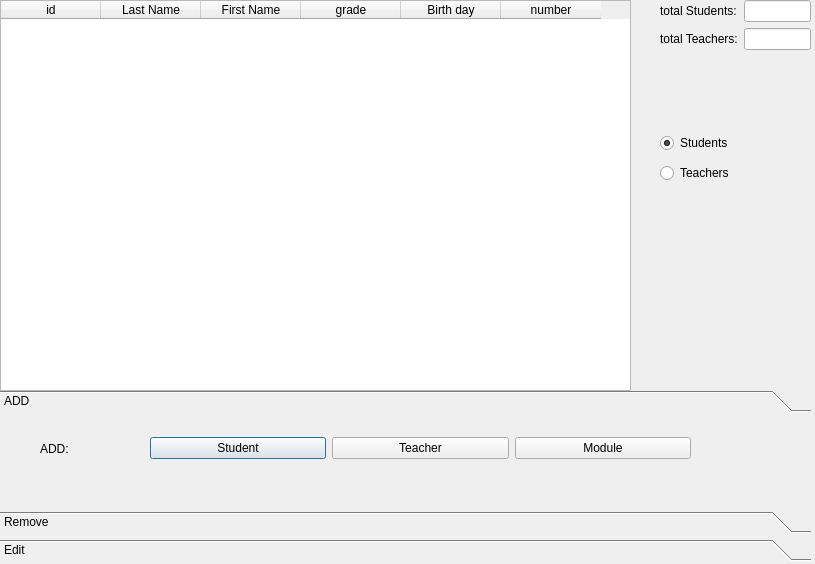
<?xml version="1.0" encoding="UTF-8"?>
<ui version="4.0">
 <class>DialogAdmin</class>
 <widget class="QDialog" name="DialogAdmin">
  <property name="geometry">
   <rect>
    <x>0</x>
    <y>0</y>
    <width>815</width>
    <height>564</height>
   </rect>
  </property>
  <property name="windowTitle">
   <string>Dialog</string>
  </property>
  <widget class="QWidget" name="formLayoutWidget">
   <property name="geometry">
    <rect>
     <x>660</x>
     <y>0</y>
     <width>151</width>
     <height>92</height>
    </rect>
   </property>
   <layout class="QFormLayout" name="formLayout">
    <item row="0" column="1">
     <widget class="QLineEdit" name="ttlStudents">
      <property name="readOnly">
       <bool>true</bool>
      </property>
     </widget>
    </item>
    <item row="1" column="0">
     <widget class="QLabel" name="label_5">
      <property name="text">
       <string>total Teachers:</string>
      </property>
     </widget>
    </item>
    <item row="1" column="1">
     <widget class="QLineEdit" name="ttlTeachers">
      <property name="readOnly">
       <bool>true</bool>
      </property>
     </widget>
    </item>
    <item row="0" column="0">
     <widget class="QLabel" name="label_4">
      <property name="text">
       <string>total Students:</string>
      </property>
     </widget>
    </item>
   </layout>
  </widget>
  <widget class="QToolBox" name="toolBox">
   <property name="geometry">
    <rect>
     <x>0</x>
     <y>390</y>
     <width>811</width>
     <height>171</height>
    </rect>
   </property>
   <property name="currentIndex">
    <number>0</number>
   </property>
   <widget class="QWidget" name="page">
    <property name="geometry">
     <rect>
      <x>0</x>
      <y>0</y>
      <width>811</width>
      <height>66</height>
     </rect>
    </property>
    <attribute name="label">
     <string>ADD</string>
    </attribute>
    <widget class="QLabel" name="label">
     <property name="geometry">
      <rect>
       <x>40</x>
       <y>20</y>
       <width>91</width>
       <height>21</height>
      </rect>
     </property>
     <property name="text">
      <string>ADD:</string>
     </property>
    </widget>
    <widget class="QWidget" name="layoutWidget">
     <property name="geometry">
      <rect>
       <x>150</x>
       <y>10</y>
       <width>541</width>
       <height>41</height>
      </rect>
     </property>
     <layout class="QHBoxLayout" name="horizontalLayout">
      <item>
       <widget class="QPushButton" name="reg_student">
        <property name="text">
         <string>Student</string>
        </property>
       </widget>
      </item>
      <item>
       <widget class="QPushButton" name="reg_teacher">
        <property name="text">
         <string>Teacher</string>
        </property>
       </widget>
      </item>
      <item>
       <widget class="QPushButton" name="reg_module">
        <property name="text">
         <string>Module</string>
        </property>
       </widget>
      </item>
     </layout>
    </widget>
   </widget>
   <widget class="QWidget" name="page_3">
    <property name="geometry">
     <rect>
      <x>0</x>
      <y>0</y>
      <width>811</width>
      <height>66</height>
     </rect>
    </property>
    <attribute name="label">
     <string>Remove</string>
    </attribute>
    <widget class="QLabel" name="label_2">
     <property name="geometry">
      <rect>
       <x>60</x>
       <y>0</y>
       <width>121</width>
       <height>41</height>
      </rect>
     </property>
     <property name="text">
      <string>REMOVE:</string>
     </property>
    </widget>
    <widget class="QWidget" name="layoutWidget_2">
     <property name="geometry">
      <rect>
       <x>170</x>
       <y>0</y>
       <width>551</width>
       <height>41</height>
      </rect>
     </property>
     <layout class="QHBoxLayout" name="horizontalLayout_2">
      <item>
       <widget class="QPushButton" name="rmv_student">
        <property name="text">
         <string>Student</string>
        </property>
       </widget>
      </item>
      <item>
       <widget class="QPushButton" name="rmv_teacher">
        <property name="text">
         <string>Teacher</string>
        </property>
       </widget>
      </item>
      <item>
       <widget class="QPushButton" name="rmv_module">
        <property name="text">
         <string>Module</string>
        </property>
       </widget>
      </item>
     </layout>
    </widget>
   </widget>
   <widget class="QWidget" name="page_2">
    <property name="geometry">
     <rect>
      <x>0</x>
      <y>0</y>
      <width>811</width>
      <height>66</height>
     </rect>
    </property>
    <attribute name="label">
     <string>Edit</string>
    </attribute>
    <widget class="QLabel" name="label_3">
     <property name="geometry">
      <rect>
       <x>40</x>
       <y>10</y>
       <width>121</width>
       <height>41</height>
      </rect>
     </property>
     <property name="text">
      <string>EDIT:</string>
     </property>
    </widget>
    <widget class="QWidget" name="layoutWidget_3">
     <property name="geometry">
      <rect>
       <x>140</x>
       <y>0</y>
       <width>551</width>
       <height>57</height>
      </rect>
     </property>
     <layout class="QHBoxLayout" name="horizontalLayout_3">
      <item>
       <widget class="QPushButton" name="rmv_student_2">
        <property name="text">
         <string>Student</string>
        </property>
       </widget>
      </item>
      <item>
       <widget class="QPushButton" name="rmv_teacher_2">
        <property name="text">
         <string>Teacher</string>
        </property>
       </widget>
      </item>
      <item>
       <widget class="QPushButton" name="rmv_module_2">
        <property name="text">
         <string>Module</string>
        </property>
       </widget>
      </item>
     </layout>
    </widget>
   </widget>
  </widget>
  <widget class="QStackedWidget" name="stacked">
   <property name="geometry">
    <rect>
     <x>0</x>
     <y>0</y>
     <width>651</width>
     <height>391</height>
    </rect>
   </property>
   <property name="currentIndex">
    <number>1</number>
   </property>
   <widget class="QWidget" name="pageStudents">
    <widget class="QTableWidget" name="tableWidget">
     <property name="geometry">
      <rect>
       <x>0</x>
       <y>0</y>
       <width>631</width>
       <height>391</height>
      </rect>
     </property>
     <property name="editTriggers">
      <set>QAbstractItemView::NoEditTriggers</set>
     </property>
     <attribute name="verticalHeaderVisible">
      <bool>false</bool>
     </attribute>
     <column>
      <property name="text">
       <string>id</string>
      </property>
     </column>
     <column>
      <property name="text">
       <string>Last Name</string>
      </property>
     </column>
     <column>
      <property name="text">
       <string>First Name</string>
      </property>
     </column>
     <column>
      <property name="text">
       <string>level</string>
      </property>
     </column>
     <column>
      <property name="text">
       <string>Birth day</string>
      </property>
     </column>
     <column>
      <property name="text">
       <string>number</string>
      </property>
     </column>
    </widget>
   </widget>
   <widget class="QWidget" name="pageTeachers">
    <widget class="QTableWidget" name="tableWidget_2">
     <property name="geometry">
      <rect>
       <x>0</x>
       <y>0</y>
       <width>631</width>
       <height>391</height>
      </rect>
     </property>
     <property name="editTriggers">
      <set>QAbstractItemView::NoEditTriggers</set>
     </property>
     <attribute name="verticalHeaderVisible">
      <bool>false</bool>
     </attribute>
     <column>
      <property name="text">
       <string>id</string>
      </property>
     </column>
     <column>
      <property name="text">
       <string>Last Name</string>
      </property>
     </column>
     <column>
      <property name="text">
       <string>First Name</string>
      </property>
     </column>
     <column>
      <property name="text">
       <string>grade</string>
      </property>
     </column>
     <column>
      <property name="text">
       <string>Birth day</string>
      </property>
     </column>
     <column>
      <property name="text">
       <string>number</string>
      </property>
     </column>
    </widget>
   </widget>
  </widget>
  <widget class="QRadioButton" name="radioButton">
   <property name="geometry">
    <rect>
     <x>660</x>
     <y>130</y>
     <width>112</width>
     <height>26</height>
    </rect>
   </property>
   <property name="text">
    <string>Students</string>
   </property>
   <property name="checked">
    <bool>true</bool>
   </property>
  </widget>
  <widget class="QRadioButton" name="radioButton_2">
   <property name="geometry">
    <rect>
     <x>660</x>
     <y>160</y>
     <width>112</width>
     <height>26</height>
    </rect>
   </property>
   <property name="text">
    <string>Teachers</string>
   </property>
  </widget>
 </widget>
 <resources/>
 <connections/>
</ui>
